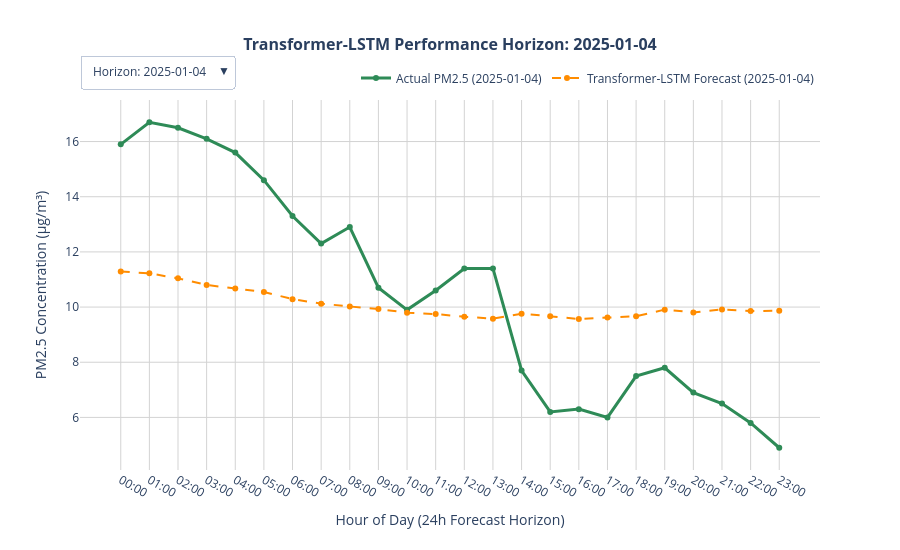

The notebook cell saved with this chart:
### Code cell
import plotly.graph_objects as go

sample_indices = [0, 50, 100, 150, 200, 250, 300, 350, 400, 450, 500, 550, 600]
num_samples = len(sample_indices)

fig = go.Figure()
buttons = []

for idx, sample_idx in enumerate(sample_indices):
    # Pull directly from pre-computed, inverted arrays to avoid loop overhead
    true_actual = true_ground_truth_all[sample_idx]
    true_pred = true_predictions_all[sample_idx]
    
    start_timestamp_idx = INPUT_WINDOW + sample_idx
    window_timestamps = df.loc["2025-01-01 00:00:00":"2025-01-31 23:00:00"].index[
        start_timestamp_idx : start_timestamp_idx + OUTPUT_WINDOW
    ]
    time_labels = [str(t).split()[1][:5] for t in window_timestamps]
    date_str = str(window_timestamps[0]).split()[0]
    
    fig.add_trace(go.Scatter(
        x=time_labels, y=true_actual,
        mode='lines+markers',
        name=f'Actual PM2.5 ({date_str})',
        line=dict(color='seagreen', width=3),
        visible=(idx == 0)
    ))
    
    fig.add_trace(go.Scatter(
        x=time_labels, y=true_pred,
        mode='lines+markers',
        name=f'Transformer-LSTM Forecast ({date_str})',
        line=dict(color='darkorange', width=2, dash='dash'),
        visible=(idx == 0)
    ))
    
    visibility_mask = [False] * (num_samples * 2)
    visibility_mask[idx * 2] = True
    visibility_mask[idx * 2 + 1] = True
    
    buttons.append(dict(
        label=f"Horizon: {date_str}",
        method="update",
        args=[
            {"visible": visibility_mask},
            {"title": f"<b>Transformer-LSTM Performance Horizon: {date_str}</b>"} 
        ]
    ))

initial_date_str = str(df.loc["2025-01-01 00:00:00":"2025-01-31 23:00:00"].index[INPUT_WINDOW]).split()[0]

fig.update_layout(
    title=dict(
        text=f'<b>Transformer-LSTM Performance Horizon: {initial_date_str}</b>',
        x=0.5,
        font=dict(size=16)
    ),
    updatemenus=[
        dict(
            buttons=buttons,
            direction="down",
            pad={"r": 10, "t": 10},
            showactive=True,
            x=0.0,
            xanchor="left",
            y=1.15,
            yanchor="top"
        )
    ],
    xaxis=dict(title='Hour of Day (24h Forecast Horizon)', showgrid=True, gridcolor='lightgray'),
    yaxis=dict(title='PM2.5 Concentration (μg/m³)', showgrid=True, gridcolor='lightgray'),
    template='plotly_white',
    hovermode='x unified',
    height=550,
    width=900,
    legend=dict(
        orientation="h",
        yanchor="bottom",
        y=1.02,
        xanchor="right",
        x=1
    )
)

fig.show()

### Figure 1 — Plotly figure (JSON) as saved in the notebook; plotly's stock layout.template omitted (floating-point values rounded to 4 significant figures)
{"data": [{"line": {"color": "seagreen", "width": 3}, "mode": "lines+markers", "name": "Actual PM2.5 (2025-01-04)", "type": "scatter", "visible": true, "x": ["00:00", "01:00", "02:00", "03:00", "04:00", "05:00", "06:00", "07:00", "08:00", "09:00", "10:00", "11:00", "12:00", "13:00", "14:00", "15:00", "16:00", "17:00", "18:00", "19:00", "20:00", "21:00", "22:00", "23:00"], "y": [15.9, 16.7, 16.5, 16.1, 15.6, 14.6, 13.3, 12.3, 12.9, 10.7, 9.9, 10.6, 11.4, 11.4, 7.7, 6.2, 6.3, 6.0, 7.5, 7.8, 6.9, 6.5, 5.8, 4.9]}, {"line": {"color": "darkorange", "dash": "dash", "width": 2}, "mode": "lines+markers", "name": "Transformer-LSTM Forecast (2025-01-04)", "type": "scatter", "visible": true, "x": ["00:00", "01:00", "02:00", "03:00", "04:00", "05:00", "06:00", "07:00", "08:00", "09:00", "10:00", "11:00", "12:00", "13:00", "14:00", "15:00", "16:00", "17:00", "18:00", "19:00", "20:00", "21:00", "22:00", "23:00"], "y": [11.29, 11.22, 11.04, 10.8, 10.67, 10.55, 10.29, 10.12, 10.02, 9.927, 9.796, 9.745, 9.648, 9.581, 9.761, 9.668, 9.569, 9.619, 9.668, 9.907, 9.806, 9.912, 9.855, 9.868]}, {"line": {"color": "seagreen", "width": 3}, "mode": "lines+markers", "name": "Actual PM2.5 (2025-01-06)", "type": "scatter", "visible": false, "x": ["02:00", "03:00", "04:00", "05:00", "06:00", "07:00", "08:00", "09:00", "10:00", "11:00", "12:00", "13:00", "14:00", "15:00", "16:00", "17:00", "18:00", "19:00", "20:00", "21:00", "22:00", "23:00", "00:00", "01:00"], "y": [3.1, 2.8, 1.7, 1.2, 1.1, 1.1, 1.1, 1.3, 1.6, 1.8, 1.8, 2.3, 2.3, 2.1, 2.1, 2.2, 2.9, 3.4, 3.5, 3.3, 3.0, 2.7, 2.4, 2.3]}, {"line": {"color": "darkorange", "dash": "dash", "width": 2}, "mode": "lines+markers", "name": "Transformer-LSTM Forecast (2025-01-06)", "type": "scatter", "visible": false, "x": ["02:00", "03:00", "04:00", "05:00", "06:00", "07:00", "08:00", "09:00", "10:00", "11:00", "12:00", "13:00", "14:00", "15:00", "16:00", "17:00", "18:00", "19:00", "20:00", "21:00", "22:00", "23:00", "00:00", "01:00"], "y": [3.179, 3.29, 3.436, 3.577, 3.724, 3.851, 3.995, 4.112, 4.197, 4.243, 4.317, 4.412, 4.499, 4.534, 4.501, 4.555, 4.636, 4.657, 4.659, 4.635, 4.652, 4.655, 4.688, 4.764]}, {"line": {"color": "seagreen", "width": 3}, "mode": "lines+markers", "name": "Actual PM2.5 (2025-01-08)", "type": "scatter", "visible": false, "x": ["04:00", "05:00", "06:00", "07:00", "08:00", "09:00", "10:00", "11:00", "12:00", "13:00", "14:00", "15:00", "16:00", "17:00", "18:00", "19:00", "20:00", "21:00", "22:00", "23:00", "00:00", "01:00", "02:00", "03:00"], "y": [6.0, 6.3, 6.2, 6.9, 8.5, 10.0, 9.9, 9.3, 7.7, 6.8, 6.8, 7.1, 8.1, 9.5, 11.0, 12.6, 13.3, 12.9, 13.6, 13.8, 13.5, 12.8, 14.0, 14.5]}, {"line": {"color": "darkorange", "dash": "dash", "width": 2}, "mode": "lines+markers", "name": "Transformer-LSTM Forecast (2025-01-08)", "type": "scatter", "visible": false, "x": ["04:00", "05:00", "06:00", "07:00", "08:00", "09:00", "10:00", "11:00", "12:00", "13:00", "14:00", "15:00", "16:00", "17:00", "18:00", "19:00", "20:00", "21:00", "22:00", "23:00", "00:00", "01:00", "02:00", "03:00"], "y": [6.166, 6.201, 6.206, 6.162, 6.171, 6.175, 6.119, 6.115, 6.111, 6.096, 6.077, 6.109, 6.109, 6.097, 6.17, 6.167, 6.166, 6.198, 6.248, 6.35, 6.335, 6.383, 6.414, 6.439]}, {"line": {"color": "seagreen", "width": 3}, "mode": "lines+markers", "name": "Actual PM2.5 (2025-01-10)", "type": "scatter", "visible": false, "x": ["06:00", "07:00", "08:00", "09:00", "10:00", "11:00", "12:00", "13:00", "14:00", "15:00", "16:00", "17:00", "18:00", "19:00", "20:00", "21:00", "22:00", "23:00", "00:00", "01:00", "02:00", "03:00", "04:00", "05:00"], "y": [12.1, 11.3, 10.4, 10.9, 11.2, 11.1, 11.3, 12.0, 12.3, 12.0, 11.5, 12.3, 14.2, 15.3, 19.2, 21.7, 22.1, 23.7, 22.8, 21.3, 21.5, 19.8, 18.8, 18.3]}, {"line": {"color": "darkorange", "dash": "dash", "width": 2}, "mode": "lines+markers", "name": "Transformer-LSTM Forecast (2025-01-10)", "type": "scatter", "visible": false, "x": ["06:00", "07:00", "08:00", "09:00", "10:00", "11:00", "12:00", "13:00", "14:00", "15:00", "16:00", "17:00", "18:00", "19:00", "20:00", "21:00", "22:00", "23:00", "00:00", "01:00", "02:00", "03:00", "04:00", "05:00"], "y": [10.98, 10.98, 10.88, 10.72, 10.64, 10.62, 10.41, 10.3, 10.29, 10.22, 10.13, 10.11, 10.04, 9.993, 10.15, 10.08, 9.975, 10.03, 10.06, 10.27, 10.13, 10.24, 10.17, 10.2]}, {"line": {"color": "seagreen", "width": 3}, "mode": "lines+markers", "name": "Actual PM2.5 (2025-01-12)", "type": "scatter", "visible": false, "x": ["08:00", "09:00", "10:00", "11:00", "12:00", "13:00", "14:00", "15:00", "16:00", "17:00", "18:00", "19:00", "20:00", "21:00", "22:00", "23:00", "00:00", "01:00", "02:00", "03:00", "04:00", "05:00", "06:00", "07:00"], "y": [16.1, 15.0, 13.3, 10.2, 9.1, 8.7, 7.6, 6.8, 6.9, 7.3, 7.8, 7.9, 8.3, 8.5, 8.1, 7.3, 6.7, 5.9, 6.0, 5.8, 5.8, 6.1, 6.3, 6.0]}, {"line": {"color": "darkorange", "dash": "dash", "width": 2}, "mode": "lines+markers", "name": "Transformer-LSTM Forecast (2025-01-12)", "type": "scatter", "visible": false, "x": ["08:00", "09:00", "10:00", "11:00", "12:00", "13:00", "14:00", "15:00", "16:00", "17:00", "18:00", "19:00", "20:00", "21:00", "22:00", "23:00", "00:00", "01:00", "02:00", "03:00", "04:00", "05:00", "06:00", "07:00"], "y": [16.3, 16.17, 16.1, 16.04, 15.94, 15.9, 15.85, 15.8, 15.78, 15.71, 15.66, 15.58, 15.57, 15.52, 15.43, 15.4, 15.36, 15.3, 15.24, 15.11, 15.04, 14.93, 14.87, 14.79]}, {"line": {"color": "seagreen", "width": 3}, "mode": "lines+markers", "name": "Actual PM2.5 (2025-01-14)", "type": "scatter", "visible": false, "x": ["10:00", "11:00", "12:00", "13:00", "14:00", "15:00", "16:00", "17:00", "18:00", "19:00", "20:00", "21:00", "22:00", "23:00", "00:00", "01:00", "02:00", "03:00", "04:00", "05:00", "06:00", "07:00", "08:00", "09:00"], "y": [9.8, 9.3, 8.2, 7.6, 7.3, 6.9, 7.6, 8.8, 9.9, 11.1, 12.1, 12.4, 12.0, 11.2, 10.3, 9.4, 9.3, 7.5, 7.2, 7.0, 6.9, 7.3, 7.9, 8.2]}, {"line": {"color": "darkorange", "dash": "dash", "width": 2}, "mode": "lines+markers", "name": "Transformer-LSTM Forecast (2025-01-14)", "type": "scatter", "visible": false, "x": ["10:00", "11:00", "12:00", "13:00", "14:00", "15:00", "16:00", "17:00", "18:00", "19:00", "20:00", "21:00", "22:00", "23:00", "00:00", "01:00", "02:00", "03:00", "04:00", "05:00", "06:00", "07:00", "08:00", "09:00"], "y": [10.65, 10.65, 10.57, 10.56, 10.51, 10.51, 10.45, 10.39, 10.39, 10.37, 10.33, 10.28, 10.28, 10.29, 10.3, 10.31, 10.28, 10.28, 10.26, 10.29, 10.24, 10.28, 10.28, 10.32]}, {"line": {"color": "seagreen", "width": 3}, "mode": "lines+markers", "name": "Actual PM2.5 (2025-01-16)", "type": "scatter", "visible": false, "x": ["12:00", "13:00", "14:00", "15:00", "16:00", "17:00", "18:00", "19:00", "20:00", "21:00", "22:00", "23:00", "00:00", "01:00", "02:00", "03:00", "04:00", "05:00", "06:00", "07:00", "08:00", "09:00", "10:00", "11:00"], "y": [16.4, 16.4, 15.0, 12.7, 11.9, 12.4, 13.7, 15.9, 16.8, 15.5, 13.8, 17.2, 14.2, 12.7, 11.1, 10.9, 10.1, 10.4, 10.2, 11.0, 11.5, 11.4, 10.8, 10.0]}, {"line": {"color": "darkorange", "dash": "dash", "width": 2}, "mode": "lines+markers", "name": "Transformer-LSTM Forecast (2025-01-16)", "type": "scatter", "visible": false, "x": ["12:00", "13:00", "14:00", "15:00", "16:00", "17:00", "18:00", "19:00", "20:00", "21:00", "22:00", "23:00", "00:00", "01:00", "02:00", "03:00", "04:00", "05:00", "06:00", "07:00", "08:00", "09:00", "10:00", "11:00"], "y": [18.16, 18.01, 17.87, 17.79, 17.68, 17.59, 17.55, 17.47, 17.42, 17.32, 17.25, 17.15, 17.14, 17.1, 16.94, 16.92, 16.89, 16.8, 16.73, 16.51, 16.46, 16.31, 16.25, 16.16]}, {"line": {"color": "seagreen", "width": 3}, "mode": "lines+markers", "name": "Actual PM2.5 (2025-01-18)", "type": "scatter", "visible": false, "x": ["14:00", "15:00", "16:00", "17:00", "18:00", "19:00", "20:00", "21:00", "22:00", "23:00", "00:00", "01:00", "02:00", "03:00", "04:00", "05:00", "06:00", "07:00", "08:00", "09:00", "10:00", "11:00", "12:00", "13:00"], "y": [11.7, 10.9, 11.2, 16.0, 17.8, 19.7, 21.6, 23.1, 22.6, 22.1, 20.6, 22.2, 22.7, 22.8, 23.9, 22.3, 18.9, 15.7, 15.4, 15.5, 15.4, 15.6, 16.8, 14.8]}, {"line": {"color": "darkorange", "dash": "dash", "width": 2}, "mode": "lines+markers", "name": "Transformer-LSTM Forecast (2025-01-18)", "type": "scatter", "visible": false, "x": ["14:00", "15:00", "16:00", "17:00", "18:00", "19:00", "20:00", "21:00", "22:00", "23:00", "00:00", "01:00", "02:00", "03:00", "04:00", "05:00", "06:00", "07:00", "08:00", "09:00", "10:00", "11:00", "12:00", "13:00"], "y": [18.73, 18.61, 18.5, 18.4, 18.34, 18.28, 18.24, 18.18, 18.14, 18.05, 17.96, 17.89, 17.87, 17.85, 17.68, 17.65, 17.6, 17.52, 17.43, 17.23, 17.14, 16.99, 16.92, 16.77]}, {"line": {"color": "seagreen", "width": 3}, "mode": "lines+markers", "name": "Actual PM2.5 (2025-01-20)", "type": "scatter", "visible": false, "x": ["16:00", "17:00", "18:00", "19:00", "20:00", "21:00", "22:00", "23:00", "00:00", "01:00", "02:00", "03:00", "04:00", "05:00", "06:00", "07:00", "08:00", "09:00", "10:00", "11:00", "12:00", "13:00", "14:00", "15:00"], "y": [9.0, 9.8, 10.7, 12.4, 13.2, 14.8, 16.0, 16.4, 15.7, 16.4, 16.4, 15.8, 15.5, 16.1, 15.5, 16.0, 17.3, 19.0, 19.4, 20.7, 21.4, 20.6, 18.8, 17.4]}, {"line": {"color": "darkorange", "dash": "dash", "width": 2}, "mode": "lines+markers", "name": "Transformer-LSTM Forecast (2025-01-20)", "type": "scatter", "visible": false, "x": ["16:00", "17:00", "18:00", "19:00", "20:00", "21:00", "22:00", "23:00", "00:00", "01:00", "02:00", "03:00", "04:00", "05:00", "06:00", "07:00", "08:00", "09:00", "10:00", "11:00", "12:00", "13:00", "14:00", "15:00"], "y": [14.05, 13.89, 13.94, 13.98, 13.99, 13.99, 14.08, 14.15, 14.08, 14.15, 14.11, 14.13, 14.11, 14.1, 13.96, 13.9, 13.95, 13.87, 13.77, 13.44, 13.52, 13.3, 13.3, 13.14]}, {"line": {"color": "seagreen", "width": 3}, "mode": "lines+markers", "name": "Actual PM2.5 (2025-01-22)", "type": "scatter", "visible": false, "x": ["18:00", "19:00", "20:00", "21:00", "22:00", "23:00", "00:00", "01:00", "02:00", "03:00", "04:00", "05:00", "06:00", "07:00", "08:00", "09:00", "10:00", "11:00", "12:00", "13:00", "14:00", "15:00", "16:00", "17:00"], "y": [17.8, 22.2, 25.9, 24.6, 23.5, 21.9, 20.0, 18.9, 15.5, 11.7, 11.2, 6.2, 3.9, 3.5, 3.2, 2.5, 2.3, 1.9, 1.7, 1.7, 2.6, 3.1, 3.3, 3.4]}, {"line": {"color": "darkorange", "dash": "dash", "width": 2}, "mode": "lines+markers", "name": "Transformer-LSTM Forecast (2025-01-22)", "type": "scatter", "visible": false, "x": ["18:00", "19:00", "20:00", "21:00", "22:00", "23:00", "00:00", "01:00", "02:00", "03:00", "04:00", "05:00", "06:00", "07:00", "08:00", "09:00", "10:00", "11:00", "12:00", "13:00", "14:00", "15:00", "16:00", "17:00"], "y": [13.9, 13.66, 13.55, 13.39, 13.25, 13.12, 12.98, 12.95, 12.74, 12.71, 12.59, 12.59, 12.49, 12.39, 12.41, 12.27, 12.28, 12.26, 12.21, 12.09, 12.12, 11.99, 11.94, 11.85]}, {"line": {"color": "seagreen", "width": 3}, "mode": "lines+markers", "name": "Actual PM2.5 (2025-01-24)", "type": "scatter", "visible": false, "x": ["20:00", "21:00", "22:00", "23:00", "00:00", "01:00", "02:00", "03:00", "04:00", "05:00", "06:00", "07:00", "08:00", "09:00", "10:00", "11:00", "12:00", "13:00", "14:00", "15:00", "16:00", "17:00", "18:00", "19:00"], "y": [4.1, 4.9, 5.0, 5.2, 4.6, 3.1, 3.2, 3.7, 5.2, 4.6, 4.7, 4.9, 5.1, 5.3, 5.0, 4.5, 4.3, 3.7, 3.2, 3.7, 4.1, 5.0, 6.9, 7.6]}, {"line": {"color": "darkorange", "dash": "dash", "width": 2}, "mode": "lines+markers", "name": "Transformer-LSTM Forecast (2025-01-24)", "type": "scatter", "visible": false, "x": ["20:00", "21:00", "22:00", "23:00", "00:00", "01:00", "02:00", "03:00", "04:00", "05:00", "06:00", "07:00", "08:00", "09:00", "10:00", "11:00", "12:00", "13:00", "14:00", "15:00", "16:00", "17:00", "18:00", "19:00"], "y": [4.589, 4.675, 4.752, 4.826, 4.92, 4.986, 5.068, 5.128, 5.173, 5.195, 5.234, 5.295, 5.358, 5.368, 5.356, 5.399, 5.453, 5.477, 5.491, 5.498, 5.514, 5.529, 5.563, 5.612]}, {"line": {"color": "seagreen", "width": 3}, "mode": "lines+markers", "name": "Actual PM2.5 (2025-01-26)", "type": "scatter", "visible": false, "x": ["22:00", "23:00", "00:00", "01:00", "02:00", "03:00", "04:00", "05:00", "06:00", "07:00", "08:00", "09:00", "10:00", "11:00", "12:00", "13:00", "14:00", "15:00", "16:00", "17:00", "18:00", "19:00", "20:00", "21:00"], "y": [3.0, 2.4, 1.7, 1.7, 2.8, 2.9, 2.7, 3.2, 2.9, 3.2, 2.8, 3.0, 2.9, 2.7, 2.6, 2.6, 2.7, 2.6, 2.7, 2.9, 3.3, 3.3, 3.6, 3.8]}, {"line": {"color": "darkorange", "dash": "dash", "width": 2}, "mode": "lines+markers", "name": "Transformer-LSTM Forecast (2025-01-26)", "type": "scatter", "visible": false, "x": ["22:00", "23:00", "00:00", "01:00", "02:00", "03:00", "04:00", "05:00", "06:00", "07:00", "08:00", "09:00", "10:00", "11:00", "12:00", "13:00", "14:00", "15:00", "16:00", "17:00", "18:00", "19:00", "20:00", "21:00"], "y": [3.643, 3.744, 3.878, 3.992, 4.125, 4.238, 4.358, 4.458, 4.537, 4.568, 4.64, 4.724, 4.796, 4.827, 4.806, 4.858, 4.926, 4.948, 4.952, 4.942, 4.955, 4.961, 5.004, 5.058]}, {"line": {"color": "seagreen", "width": 3}, "mode": "lines+markers", "name": "Actual PM2.5 (2025-01-29)", "type": "scatter", "visible": false, "x": ["00:00", "01:00", "02:00", "03:00", "04:00", "05:00", "06:00", "07:00", "08:00", "09:00", "10:00", "11:00", "12:00", "13:00", "14:00", "15:00", "16:00", "17:00", "18:00", "19:00", "20:00", "21:00", "22:00", "23:00"], "y": [3.9, 3.9, 4.0, 4.0, 4.0, 3.9, 4.1, 4.5, 5.2, 5.8, 6.1, 5.6, 4.3, 3.8, 5.4, 5.8, 4.7, 4.3, 5.0, 5.6, 5.7, 5.9, 5.9, 5.7]}, {"line": {"color": "darkorange", "dash": "dash", "width": 2}, "mode": "lines+markers", "name": "Transformer-LSTM Forecast (2025-01-29)", "type": "scatter", "visible": false, "x": ["00:00", "01:00", "02:00", "03:00", "04:00", "05:00", "06:00", "07:00", "08:00", "09:00", "10:00", "11:00", "12:00", "13:00", "14:00", "15:00", "16:00", "17:00", "18:00", "19:00", "20:00", "21:00", "22:00", "23:00"], "y": [4.005, 4.09, 4.19, 4.27, 4.378, 4.458, 4.532, 4.62, 4.688, 4.699, 4.742, 4.824, 4.884, 4.907, 4.903, 4.947, 4.999, 5.019, 5.048, 5.073, 5.073, 5.087, 5.129, 5.181]}], "layout": {"height": 550, "hovermode": "x unified", "legend": {"orientation": "h", "x": 1, "xanchor": "right", "y": 1.02, "yanchor": "bottom"}, "title": {"font": {"size": 16}, "text": "<b>Transformer-LSTM Performance Horizon: 2025-01-04</b>", "x": 0.5}, "updatemenus": [{"buttons": [{"args": [{"visible": [true, true, false, false, false, false, false, false, false, false, false, false, false, false, false, false, false, false, false, false, false, false, false, false, false, false]}, {"title": "<b>Transformer-LSTM Performance Horizon: 2025-01-04</b>"}], "label": "Horizon: 2025-01-04", "method": "update"}, {"args": [{"visible": [false, false, true, true, false, false, false, false, false, false, false, false, false, false, false, false, false, false, false, false, false, false, false, false, false, false]}, {"title": "<b>Transformer-LSTM Performance Horizon: 2025-01-06</b>"}], "label": "Horizon: 2025-01-06", "method": "update"}, {"args": [{"visible": [false, false, false, false, true, true, false, false, false, false, false, false, false, false, false, false, false, false, false, false, false, false, false, false, false, false]}, {"title": "<b>Transformer-LSTM Performance Horizon: 2025-01-08</b>"}], "label": "Horizon: 2025-01-08", "method": "update"}, {"args": [{"visible": [false, false, false, false, false, false, true, true, false, false, false, false, false, false, false, false, false, false, false, false, false, false, false, false, false, false]}, {"title": "<b>Transformer-LSTM Performance Horizon: 2025-01-10</b>"}], "label": "Horizon: 2025-01-10", "method": "update"}, {"args": [{"visible": [false, false, false, false, false, false, false, false, true, true, false, false, false, false, false, false, false, false, false, false, false, false, false, false, false, false]}, {"title": "<b>Transformer-LSTM Performance Horizon: 2025-01-12</b>"}], "label": "Horizon: 2025-01-12", "method": "update"}, {"args": [{"visible": [false, false, false, false, false, false, false, false, false, false, true, true, false, false, false, false, false, false, false, false, false, false, false, false, false, false]}, {"title": "<b>Transformer-LSTM Performance Horizon: 2025-01-14</b>"}], "label": "Horizon: 2025-01-14", "method": "update"}, {"args": [{"visible": [false, false, false, false, false, false, false, false, false, false, false, false, true, true, false, false, false, false, false, false, false, false, false, false, false, false]}, {"title": "<b>Transformer-LSTM Performance Horizon: 2025-01-16</b>"}], "label": "Horizon: 2025-01-16", "method": "update"}, {"args": [{"visible": [false, false, false, false, false, false, false, false, false, false, false, false, false, false, true, true, false, false, false, false, false, false, false, false, false, false]}, {"title": "<b>Transformer-LSTM Performance Horizon: 2025-01-18</b>"}], "label": "Horizon: 2025-01-18", "method": "update"}, {"args": [{"visible": [false, false, false, false, false, false, false, false, false, false, false, false, false, false, false, false, true, true, false, false, false, false, false, false, false, false]}, {"title": "<b>Transformer-LSTM Performance Horizon: 2025-01-20</b>"}], "label": "Horizon: 2025-01-20", "method": "update"}, {"args": [{"visible": [false, false, false, false, false, false, false, false, false, false, false, false, false, false, false, false, false, false, true, true, false, false, false, false, false, false]}, {"title": "<b>Transformer-LSTM Performance Horizon: 2025-01-22</b>"}], "label": "Horizon: 2025-01-22", "method": "update"}, {"args": [{"visible": [false, false, false, false, false, false, false, false, false, false, false, false, false, false, false, false, false, false, false, false, true, true, false, false, false, false]}, {"title": "<b>Transformer-LSTM Performance Horizon: 2025-01-24</b>"}], "label": "Horizon: 2025-01-24", "method": "update"}, {"args": [{"visible": [false, false, false, false, false, false, false, false, false, false, false, false, false, false, false, false, false, false, false, false, false, false, true, true, false, false]}, {"title": "<b>Transformer-LSTM Performance Horizon: 2025-01-26</b>"}], "label": "Horizon: 2025-01-26", "method": "update"}, {"args": [{"visible": [false, false, false, false, false, false, false, false, false, false, false, false, false, false, false, false, false, false, false, false, false, false, false, false, true, true]}, {"title": "<b>Transformer-LSTM Performance Horizon: 2025-01-29</b>"}], "label": "Horizon: 2025-01-29", "method": "update"}], "direction": "down", "pad": {"r": 10, "t": 10}, "showactive": true, "x": 0, "xanchor": "left", "y": 1.15, "yanchor": "top"}], "width": 900, "xaxis": {"gridcolor": "lightgray", "showgrid": true, "title": {"text": "Hour of Day (24h Forecast Horizon)"}}, "yaxis": {"gridcolor": "lightgray", "showgrid": true, "title": {"text": "PM2.5 Concentration (μg/m³)"}}}}
